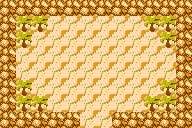

This is a level from a 2D game, rendered from its Tiled map with the project's own tilesets. A one-line summary and the complete map file follow:
An orthogonal 12x8 tile map with 16x16 px tiles, 1 tile layer (Tile Layer 1).

<map version="1.10" tiledversion="1.11.2" orientation="orthogonal" renderorder="right-down" width="12" height="8" tilewidth="16" tileheight="16" infinite="0" nextlayerid="2" nextobjectid="1">
 <tileset firstgid="1" source="desert_bg.tsx" />
 <layer id="1" name="Tile Layer 1" width="12" height="8">
  <data encoding="csv">
25,25,25,25,25,25,25,25,25,25,25,25,
25,2,2,1,1,1,1,1,1,2,2,25,
25,2,1,1,1,1,1,1,1,1,2,25,
25,1,1,1,1,1,1,1,1,1,1,25,
25,1,1,1,1,1,1,1,1,1,1,25,
25,2,1,1,1,1,1,1,1,1,2,25,
25,2,2,1,1,1,1,1,1,2,2,25,
25,25,25,25,25,1,1,25,25,25,25,25
</data>
 </layer>
</map>
